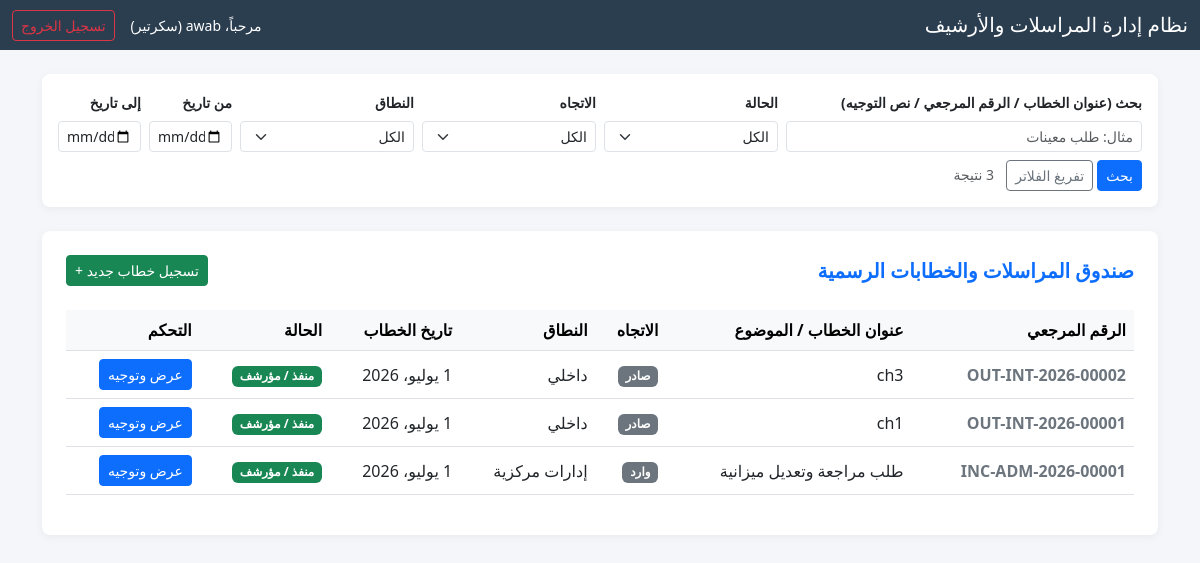
The app's page / (signed in) with its own data.
### correspondence/models.py (models this page shows, shortened)
class UserProfile(models.Model):
    ROLE_CHOICES = [
        ('secretary', 'سكرتير'),
        ('dean', 'عميد'),
        ('vice_dean', 'نائب عميد'),
        ('registrar', 'مسجل'),
        ('department_head', 'رئيس قسم'),
        ('admin_supervisor', 'مشرف إداري'),
        ('faculty_member', 'أستاذ/أستاذة'),
    ]
    DEPT_CHOICES = [
        ('cs', 'علوم الحاسوب'),
        ('it', 'تقانة المعلومات'),
        ('is', 'نظم المعلومات'),
    ]
    user = models.OneToOneField(User, on_delete=models.CASCADE, related_name='profile', verbose_name="المستخدم")
    role = models.CharField(max_length=30, choices=ROLE_CHOICES, default='faculty_member', verbose_name="الدور / الوظيفة")
    department = models.CharField(max_length=10, choices=DEPT_CHOICES, null=True, blank=True, verbose_name="القسم الأكاديمي")
    class Meta:
        verbose_name = "ملف شخصي"
        verbose_name_plural = "ملفات المستخدمين الشخصية"

class Correspondence(models.Model):
    DIR_CHOICES = [
        ('incoming', 'وارد'),
        ('outgoing', 'صادر'),
    ]
    SCOPE_CHOICES = [
        ('internal', 'داخلي'),
        ('inter_faculty', 'بين الكليات'),
        ('central_admin', 'إدارات مركزية'),
    ]
    ADDRESSED_CHOICES = [
        ('dean', 'العميد شخصياً'),
        ('faculty', 'الكلية (شخص محدد)'),
    ]
    STATUS_CHOICES = [
        ('uploaded', 'مرفوع'),
        ('pending_dean', 'قيد المراجعة عند العميد/نائبه'),
        ('assigned', 'موجه'),
        ('archived', 'منفذ / مؤرشف'),
    ]
    reference_number = models.CharField(max_length=50, unique=True, blank=True, verbose_name="الرقم المرجعي")
    direction = models.CharField(max_length=15, choices=DIR_CHOICES, verbose_name="الاتجاه")
    scope = models.CharField(max_length=15, choices=SCOPE_CHOICES, verbose_name="النطاق")
    addressed_to_type = models.CharField(max_length=10, choices=ADDRESSED_CHOICES, verbose_name="المخاطب الفعلي")
    subject = models.CharField(max_length=255, verbose_name="عنوان الخطاب / الموضوع")
    sender_internal = models.ForeignKey(User, on_delete=models.SET_NULL, null=True, blank=True, related_name='sent_correspondences', verbose_name="المرسل الداخلي")
    sender_external = models.ForeignKey(ExternalEntity, on_delete=models.SET_NULL, null=True, blank=True, related_name='sent_correspondences', verbose_name="المرسل الخارجي")
    recipient_internal = models.ForeignKey(User, on_delete=models.SET_NULL, null=True, blank=True, related_name='received_correspondences', verbose_name="المستلم الداخلي")
    recipient_external = models.ForeignKey(ExternalEntity, on_delete=models.SET_NULL, null=True, blank=True, related_name='received_correspondences', verbose_name="المستلم الخارجي")
    file = models.FileField(
        upload_to='correspondence_files/',
        verbose_name="ملف الخطاب (PDF)",
        validators=[
            FileExtensionValidator(allowed_extensions=['pdf']),
            validate_file_size,
        ],
    )
    document_date = models.DateField(default=datetime.date.today, verbose_name="تاريخ الخطاب")
    status = models.CharField(max_length=20, choices=STATUS_CHOICES, default='uploaded', verbose_name="الحالة")
    created_by = models.ForeignKey(User, on_delete=models.CASCADE, related_name='created_correspondences', verbose_name="أنشئ بواسطة")
    created_at = models.DateTimeField(auto_now_add=True, verbose_name="تاريخ الإنشاء في النظام")
    updated_at = models.DateTimeField(auto_now=True, verbose_name="تاريخ التحديث")
    related_to = models.ForeignKey('self', on_delete=models.SET_NULL, null=True, blank=True, related_name='replies', verbose_name="مرتبط بخطاب سابق (رد)")
    handled_by = models.ForeignKey(User, on_delete=models.SET_NULL, null=True, blank=True, related_name='handled_correspondences', verbose_name="تمت معالجته بواسطة")
    handled_at = models.DateTimeField(null=True, blank=True, verbose_name="تاريخ المعالجة")
    class Meta:
        verbose_name = "مراسلة / خطاب"
        verbose_name_plural = "الخطابات والمراسلات"

### correspondence/views.py (the view)
# urls.py: path('', views.dashboard, name='dashboard'),  # الرئيسية
@login_required
def dashboard(request):
    user_profile = request.user.profile
    role = user_profile.role
    if role == 'secretary':
        correspondences = Correspondence.objects.all().order_by('-created_at')
    elif role in ['dean', 'vice_dean']:
        correspondences = Correspondence.objects.all().order_by('-created_at')
    else:
        correspondences = Correspondence.objects.filter(
            directives__assigned_to=request.user
        ).distinct().order_by('-created_at')
    search_query = request.GET.get('q', '').strip()
    status_filter = request.GET.get('status', '')
    direction_filter = request.GET.get('direction', '')
    scope_filter = request.GET.get('scope', '')
    date_from = request.GET.get('date_from', '')
    date_to = request.GET.get('date_to', '')
    if search_query:
        correspondences = correspondences.filter(
            Q(subject__icontains=search_query) |
            Q(reference_number__icontains=search_query) |
            Q(directives__directive_text__icontains=search_query)
        ).distinct()
    if status_filter:
        correspondences = correspondences.filter(status=status_filter)
    if direction_filter:
        correspondences = correspondences.filter(direction=direction_filter)
    if scope_filter:
        correspondences = correspondences.filter(scope=scope_filter)
    if date_from:
        correspondences = correspondences.filter(document_date__gte=date_from)
    if date_to:
        correspondences = correspondences.filter(document_date__lte=date_to)
    context = {
        'correspondences': correspondences,
        'user_profile': user_profile,
        'upload_allowed_roles': UPLOAD_ALLOWED_ROLES,
        'backup_allowed_roles': settings.BACKUP_ALLOWED_ROLES,
        'status_choices': Correspondence.STATUS_CHOICES,
        'direction_choices': Correspondence.DIR_CHOICES,
        'scope_choices': Correspondence.SCOPE_CHOICES,
        'search_query': search_query,
        'status_filter': status_filter,
        'direction_filter': direction_filter,
        'scope_filter': scope_filter,
        'date_from': date_from,
        'date_to': date_to,
    }
    return render(request, 'correspondence/dashboard.html', context)

### templates/correspondence/dashboard.html (shortened to what this page needs)
<!DOCTYPE html>
<html lang="ar" dir="rtl">
<head>
    <link rel="stylesheet" href="https://cdn.jsdelivr.net/npm/bootstrap@5.3.0/dist/css/bootstrap.rtl.min.css">
</head>
<body>
    <nav class="navbar navbar-dark bg-dark mb-4">
        <div class="container-fluid">
            <span class="navbar-brand mb-0 h1">نظام إدارة المراسلات والأرشيف</span>
            <div class="d-flex align-items-center text-white">
                <span class="me-3 small">مرحباً، {{ request.user.username }} ({{ user_profile.get_role_display }})</span>
                <a href="{% url 'user_logout' %}" class="btn btn-sm btn-outline-danger">تسجيل الخروج</a>
            </div>
        </div>
    </nav>
    <div class="container">
        <div class="card card-stat p-3 mb-4">
            <form method="get" class="row g-2 align-items-end">
                <div class="col-md-4">
                    <label class="form-label small fw-bold">بحث (عنوان الخطاب / الرقم المرجعي / نص التوجيه)</label>
                    <input type="text" name="q" value="{{ search_query }}" class="form-control form-control-sm" placeholder="مثال: طلب معينات">
                </div>
                <div class="col-md-2">
                    <label class="form-label small fw-bold">الحالة</label>
                    <select name="status" class="form-select form-select-sm">
                        <option value="">الكل</option>
                    </select>
                </div>
                <div class="col-md-2">
                    <label class="form-label small fw-bold">الاتجاه</label>
                    <select name="direction" class="form-select form-select-sm">
                        <option value="">الكل</option>
                    </select>
                </div>
                <div class="col-md-2">
                    <label class="form-label small fw-bold">النطاق</label>
                    <select name="scope" class="form-select form-select-sm">
                        <option value="">الكل</option>
                    </select>
                </div>
                <div class="col-md-1">
                    <label class="form-label small fw-bold">من تاريخ</label>
                    <input type="date" name="date_from" value="{{ date_from }}" class="form-control form-control-sm">
                </div>
                <div class="col-md-1">
                    <label class="form-label small fw-bold">إلى تاريخ</label>
                    <input type="date" name="date_to" value="{{ date_to }}" class="form-control form-control-sm">
                </div>
                <div class="col-12 mt-2">
                    <button type="submit" class="btn btn-primary btn-sm">بحث</button>
                    <a href="{% url 'dashboard' %}" class="btn btn-outline-secondary btn-sm">تفريغ الفلاتر</a>
                    <span class="text-muted small ms-2">{{ correspondences|length }} نتيجة</span>
                </div>
            </form>
        </div>
        <div class="card card-stat p-4 mb-4">
            <div class="d-flex justify-content-between align-items-center mb-4">
                <h5 class="fw-bold text-primary mb-0">صندوق المراسلات والخطابات الرسمية</h5>
                <div class="d-flex align-items-center gap-2">
                    {% if user_profile.role in upload_allowed_roles %}
                        <a href="{% url 'upload_document' %}" class="btn btn-success btn-sm">تسجيل خطاب جديد +</a>
                    {% endif %}
                </div>
            </div>
            <div class="table-responsive">
                <table class="table table-hover align-middle">
                    <thead class="table-light">
                        <tr>
                            <th>الرقم المرجعي</th>
                            <th>عنوان الخطاب / الموضوع</th>
                            <th>الاتجاه</th>
                            <th>النطاق</th>
                            <th>تاريخ الخطاب</th>
                            <th>الحالة</th>
                            <th>التحكم</th>
                        </tr>
                    </thead>
                    <tbody>
                        {% for doc in correspondences %}
                            <tr>
                                <td class="fw-bold text-secondary">{{ doc.reference_number }}</td>
                                <td>{{ doc.subject }}</td>
                                <td><span class="badge bg-secondary">{{ doc.get_direction_display }}</span></td>
                                <td>{{ doc.get_scope_display }}</td>
                                <td>{{ doc.document_date }}</td>
                                <td>
                                    {% if doc.status == 'pending_dean' %}
                                        <span class="badge bg-warning text-dark">{{ doc.get_status_display }}</span>
                                    {% elif doc.status == 'assigned' %}
                                        <span class="badge bg-info text-dark">{{ doc.get_status_display }}</span>
                                    {% elif doc.status == 'archived' %}
                                        <span class="badge bg-success">{{ doc.get_status_display }}</span>
                                    {% else %}
                                        <span class="badge bg-secondary">{{ doc.get_status_display }}</span>
                                    {% endif %}
                                </td>
                                <td>
                                    <a href="{% url 'document_detail' doc.id %}" class="btn btn-sm btn-primary">عرض وتوجيه</a>
                                </td>
                            </tr>
                        {% empty %}
                            <tr>
                                <td colspan="7" class="text-center text-muted py-4">لا توجد مراسلات أو خطابات حالياً في صندوقك.</td>
                            </tr>
                        {% endfor %}
                    </tbody>
                </table>
            </div>
        </div>
    </div>
</body>
</html>

### templates/correspondence/dashboard.html (style rules this page uses)
body { background-color: #f4f6f9; font-family: 'Segoe UI', sans-serif; }
.navbar { background-color: #2b3e50 !important; }
.card-stat { border: none; border-radius: 8px; box-shadow: 0 2px 8px rgba(0,0,0,0.05); }

### records on screen
UserProfile: role "سكرتير"
Correspondence: reference_number "OUT-INT-2026-00002", subject "ch3", direction "صادر", scope "داخلي", document_date "1 يوليو، 2026", status "منفذ / مؤرشف"
Correspondence: reference_number "OUT-INT-2026-00001", subject "ch1", direction "صادر", scope "داخلي", document_date "1 يوليو، 2026", status "منفذ / مؤرشف"
Correspondence: reference_number "INC-ADM-2026-00001", subject "طلب مراجعة وتعديل ميزانية", direction "وارد", scope "إدارات مركزية", document_date "1 يوليو، 2026", status "منفذ / مؤرشف"

### other values on screen
{{ correspondences|length }} "3"
